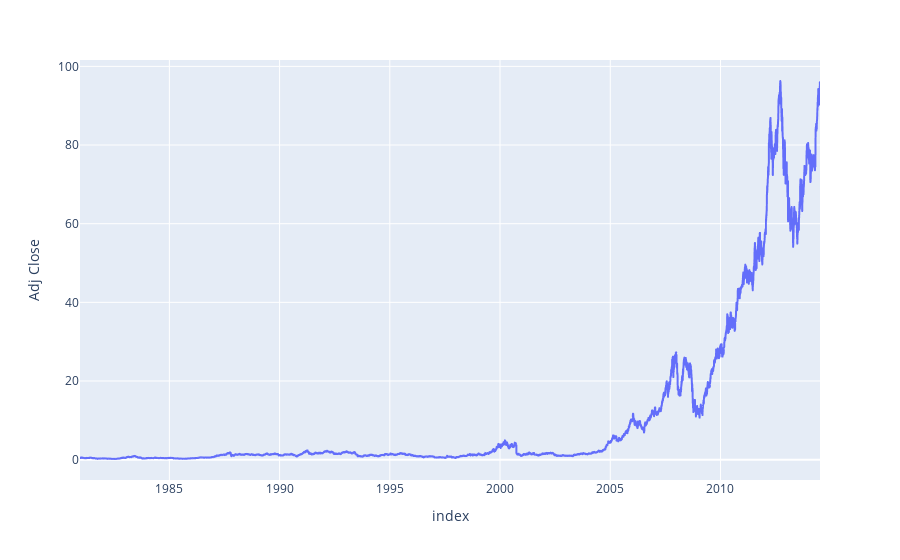

The notebook cell saved with this chart:
### Code cell
px.line(df_apple, x=df_apple.index, y='Adj Close')

### Figure 1 — Plotly figure (JSON) as saved in the notebook; plotly's stock layout.template omitted (floating-point values rounded to 4 significant figures; data arrays with more than 128 entries replaced by an {"elided": "..."} marker saying what was removed)
{"data": [{"hovertemplate": "index=%{x}<br>Adj Close=%{y}<extra></extra>", "legendgroup": "", "line": {"color": "#636efa", "dash": "solid"}, "marker": {"symbol": "circle"}, "mode": "lines", "name": "", "showlegend": false, "type": "scattergl", "x": {"elided": "8465 str values"}, "xaxis": "x", "y": {"elided": "8465 float values"}, "yaxis": "y"}], "layout": {"autosize": true, "legend": {"tracegroupgap": 0}, "margin": {"t": 60}, "xaxis": {"anchor": "y", "autorange": true, "domain": [0, 1], "range": ["1980-12-12", "2014-07-08"], "title": {"text": "index"}, "type": "date"}, "yaxis": {"anchor": "x", "autorange": true, "domain": [0, 1], "range": [-5.169, 101.6], "title": {"text": "Adj Close"}, "type": "linear"}}}
